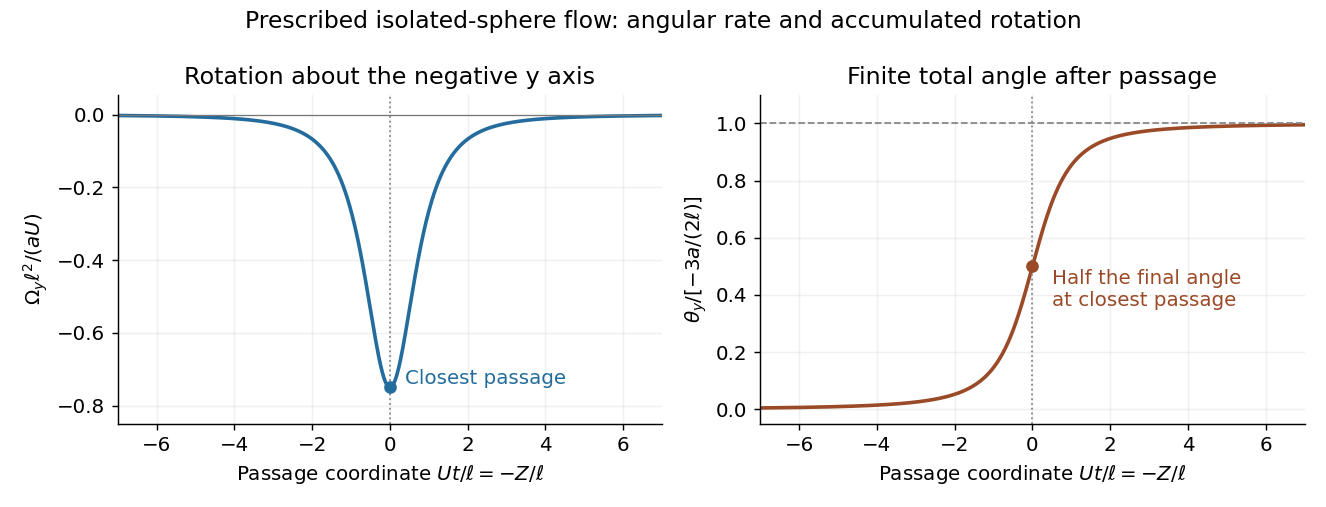

This figure's Python source:
"""Original one-way Stokes-sphere rotation model; write PNG only in cwd.

Tested with Python3.14, NumPy2.3.5, Matplotlib3.10.7; root pyproject.toml.
"""
from pathlib import Path
import matplotlib
matplotlib.use('Agg')
import matplotlib.pyplot as plt
import numpy as np

plt.rcParams.update({'font.family': 'DejaVu Sans', 'font.size': 11})
s = np.linspace(-7, 7, 1001)
rate = -.75/(1+s*s)**1.5
fraction = .5*(1+s/np.sqrt(1+s*s))
fig, axes = plt.subplots(1, 2, figsize=(10.2, 3.9), dpi=130, facecolor='white')
ax = axes[0]
ax.plot(s, rate, color='#236c9d', lw=2)
ax.axhline(0, color='#777777', lw=.7)
ax.axvline(0, color='#888888', ls=':', lw=1)
ax.plot(0, -.75, 'o', color='#236c9d')
ax.text(.4, -.74, 'Closest passage', color='#236c9d')
ax.set(ylabel=r'$\Omega_y\ell^2/(aU)$', title='Rotation about the negative y axis', ylim=(-.85, .055))
ax = axes[1]
ax.plot(s, fraction, color='#9a4a27', lw=2)
ax.axhline(1, color='#888888', ls='--', lw=1)
ax.axvline(0, color='#888888', ls=':', lw=1)
ax.plot(0, .5, 'o', color='#9a4a27')
ax.text(.5, .36, 'Half the final angle\nat closest passage', color='#9a4a27')
ax.set(ylabel=r'$\theta_y/[-3a/(2\ell)]$', title='Finite total angle after passage', ylim=(-.05, 1.1))
for ax in axes:
    ax.set(xlim=(-7, 7), xlabel=r'Passage coordinate $Ut/\ell=-Z/\ell$')
    ax.spines[['top', 'right']].set_visible(False)
    ax.grid(alpha=.18)
fig.suptitle('Prescribed isolated-sphere flow: angular rate and accumulated rotation', fontsize=13)
fig.tight_layout()
fig.savefig(Path.cwd()/Path(__file__).with_suffix('.png').name, facecolor='white', transparent=False)
plt.close(fig)
